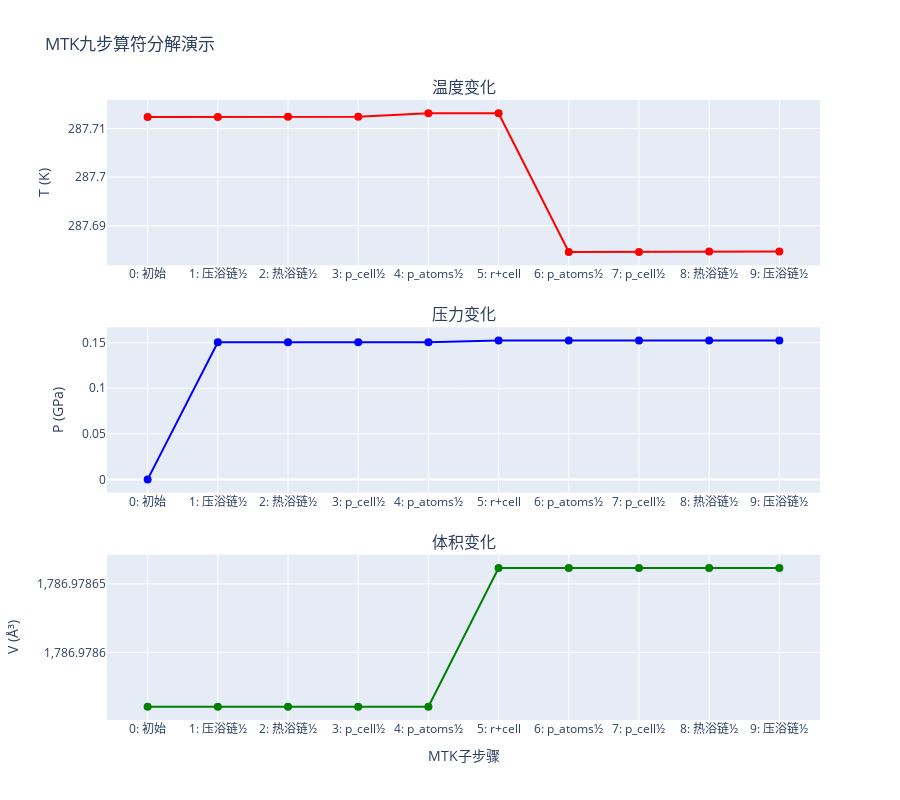

This figure's notebook cell:
### Code cell
# 可视化九步分解过程
steps = [h["step"] for h in history]

# 创建三个子图
fig = make_subplots(
    rows=3,
    cols=1,
    subplot_titles=("温度变化", "压力变化", "体积变化"),
    vertical_spacing=0.1,
)

# 温度
fig.add_trace(
    go.Scatter(
        x=steps,
        y=[h["T"] for h in history],
        mode="lines+markers",
        name="T (K)",
        line=dict(color="red"),
        marker=dict(size=8),
    ),
    row=1,
    col=1,
)

# 压力
fig.add_trace(
    go.Scatter(
        x=steps,
        y=[h["P"] for h in history],
        mode="lines+markers",
        name="P (GPa)",
        line=dict(color="blue"),
        marker=dict(size=8),
    ),
    row=2,
    col=1,
)

# 体积
fig.add_trace(
    go.Scatter(
        x=steps,
        y=[h["V"] for h in history],
        mode="lines+markers",
        name="V (Å³)",
        line=dict(color="green"),
        marker=dict(size=8),
    ),
    row=3,
    col=1,
)

fig.update_xaxes(title_text="MTK子步骤", row=3, col=1)
fig.update_yaxes(title_text="T (K)", row=1, col=1)
fig.update_yaxes(title_text="P (GPa)", row=2, col=1)
fig.update_yaxes(title_text="V (Å³)", row=3, col=1)

fig.update_layout(title="MTK九步算符分解演示", height=800, showlegend=False)

pshow(fig)

### Figure 1 — Plotly figure (JSON) as saved in the notebook; plotly's stock layout.template omitted (floating-point values rounded to 4 significant figures)
{"data": [{"line": {"color": "red"}, "marker": {"size": 8}, "mode": "lines+markers", "name": "T (K)", "type": "scatter", "x": ["0: 初始", "1: 压浴链½", "2: 热浴链½", "3: p_cell½", "4: p_atoms½", "5: r+cell", "6: p_atoms½", "7: p_cell½", "8: 热浴链½", "9: 压浴链½"], "xaxis": "x", "y": [287.7, 287.7, 287.7, 287.7, 287.7, 287.7, 287.7, 287.7, 287.7, 287.7], "yaxis": "y"}, {"line": {"color": "blue"}, "marker": {"size": 8}, "mode": "lines+markers", "name": "P (GPa)", "type": "scatter", "x": ["0: 初始", "1: 压浴链½", "2: 热浴链½", "3: p_cell½", "4: p_atoms½", "5: r+cell", "6: p_atoms½", "7: p_cell½", "8: 热浴链½", "9: 压浴链½"], "xaxis": "x2", "y": [0, 0.1505, 0.1505, 0.1505, 0.1505, 0.1523, 0.1523, 0.1523, 0.1523, 0.1523], "yaxis": "y2"}, {"line": {"color": "green"}, "marker": {"size": 8}, "mode": "lines+markers", "name": "V (Å³)", "type": "scatter", "x": ["0: 初始", "1: 压浴链½", "2: 热浴链½", "3: p_cell½", "4: p_atoms½", "5: r+cell", "6: p_atoms½", "7: p_cell½", "8: 热浴链½", "9: 压浴链½"], "xaxis": "x3", "y": [1787.0, 1787.0, 1787.0, 1787.0, 1787.0, 1787.0, 1787.0, 1787.0, 1787.0, 1787.0], "yaxis": "y3"}], "layout": {"annotations": [{"font": {"size": 16}, "showarrow": false, "text": "温度变化", "x": 0.5, "xanchor": "center", "xref": "paper", "y": 1, "yanchor": "bottom", "yref": "paper"}, {"font": {"size": 16}, "showarrow": false, "text": "压力变化", "x": 0.5, "xanchor": "center", "xref": "paper", "y": 0.6333, "yanchor": "bottom", "yref": "paper"}, {"font": {"size": 16}, "showarrow": false, "text": "体积变化", "x": 0.5, "xanchor": "center", "xref": "paper", "y": 0.2667, "yanchor": "bottom", "yref": "paper"}], "height": 800, "showlegend": false, "title": {"text": "MTK九步算符分解演示"}, "xaxis": {"anchor": "y", "domain": [0, 1]}, "xaxis2": {"anchor": "y2", "domain": [0, 1]}, "xaxis3": {"anchor": "y3", "domain": [0, 1], "title": {"text": "MTK子步骤"}}, "yaxis": {"anchor": "x", "domain": [0.7333, 1], "title": {"text": "T (K)"}}, "yaxis2": {"anchor": "x2", "domain": [0.3667, 0.6333], "title": {"text": "P (GPa)"}}, "yaxis3": {"anchor": "x3", "domain": [0, 0.2667], "title": {"text": "V (Å³)"}}}}
